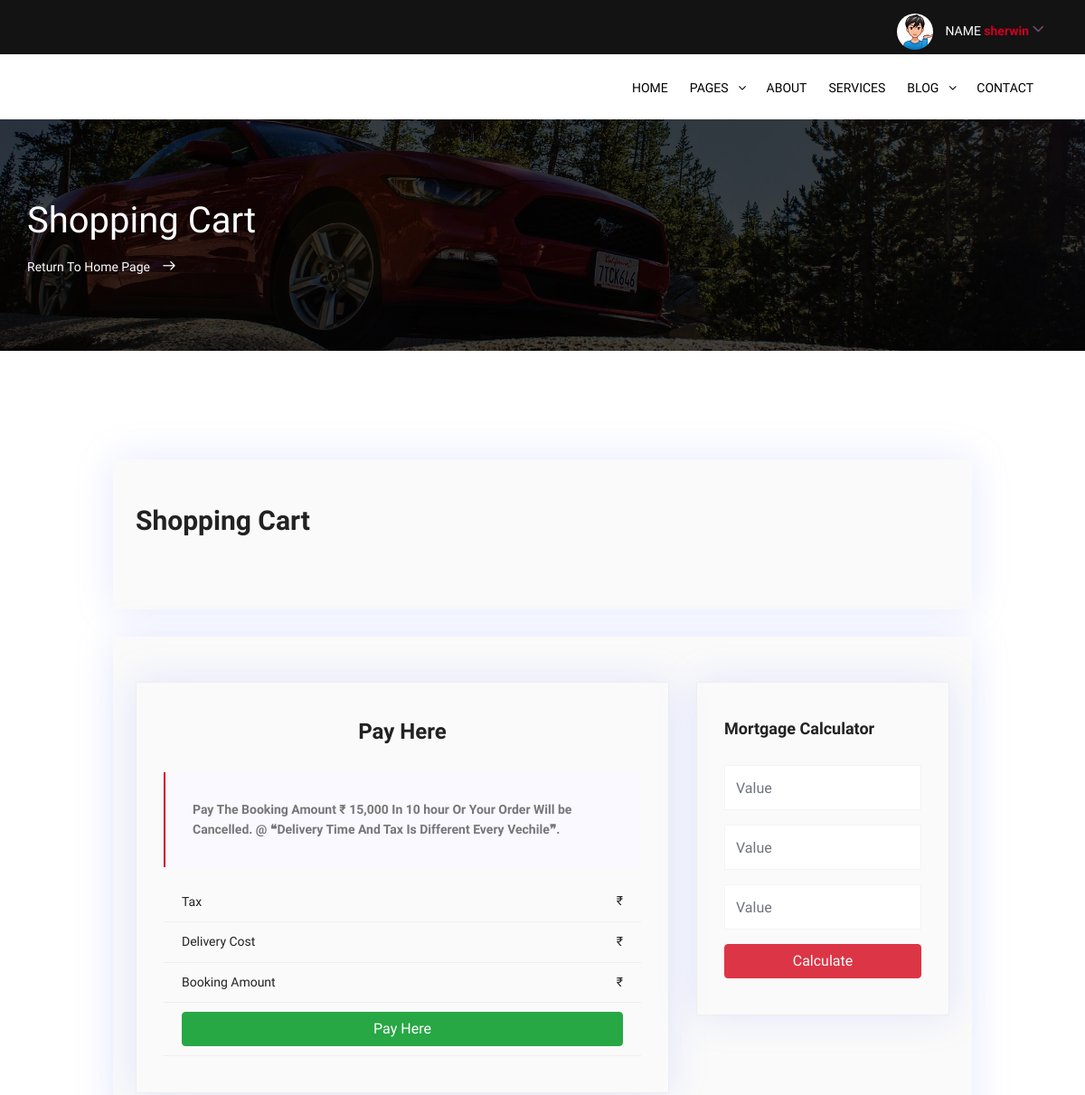
The app's page /cars/shopping_cart/ (signed in, upper part), older data.
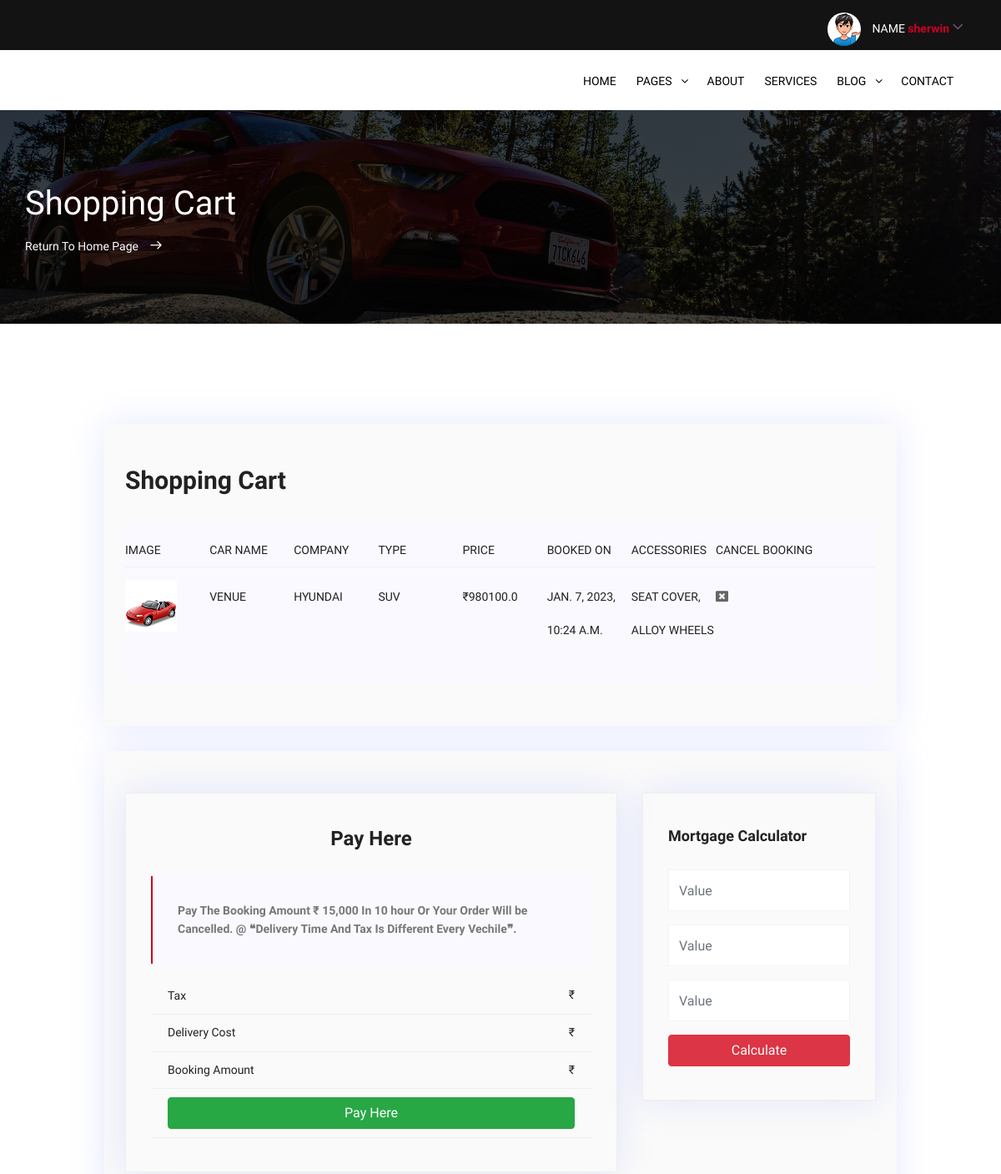
The same page, newer data.
### cars/models.py (models this page shows)
class Order(models.Model):
    class Meta:
        db_table = 'CUSTOMER ORDER DETAILS'
        verbose_name = "Customer Orders"
        verbose_name_plural = "Customer Booking"
    id = models.BigAutoField(
        primary_key= True,
    )
    Address = models.CharField(default=None,null=True,blank=True,max_length=255,verbose_name="House Address Of Customer")
    LicenceIDNumber = models.CharField(default=None,null=True,blank=True,max_length=255,verbose_name="Licence ID Number Of Customer")
    Pincode = models.IntegerField(verbose_name="Pincode Of Customer")
    ContactNumber = models.CharField(default=None,null=True,blank=True,max_length=255,verbose_name="Contact Number Of Customer")
    application_code = models.UUIDField(default = uuid.uuid4,editable = False,verbose_name="Application Id Of Order")
    State = models.CharField(default=None,null=True,blank=True,max_length=255,verbose_name="State")
    City = models.CharField(default=None,null=True,blank=True,max_length=255,verbose_name="City")
    customerid = models.ForeignKey(User ,default=None,on_delete=models.CASCADE,verbose_name="Customer")
    carnameid = models.ForeignKey(DETAILS,on_delete=models.CASCADE,verbose_name="Car Name")
    Date_of_booking = models.DateTimeField(auto_now_add=True,verbose_name="Date Of Booking")
    Accessorieslist = models.TextField(default=None,null=True,verbose_name="Accessories Added")
    tax = models.FloatField(default=None,null=True,verbose_name="Tax Total")
    total = models.FloatField(default=None,null=True,verbose_name="Sum Total Of Car")

class DETAILS(models.Model):
    class Meta:
        db_table = 'CAR DETAILS'
        verbose_name = "Vechile Information"
        verbose_name_plural = "CAR DETAILS"
    id = models.BigAutoField(
        primary_key= True,
    )
    car_name = models.CharField(
        max_length=255,
        verbose_name="Car Name"
        )
    car_type = models.ForeignKey(
        TYPE,on_delete=models.CASCADE,
        verbose_name="Car Type"
        )
    car_company = models.ForeignKey(
        COMPANY,on_delete=models.CASCADE,
        verbose_name="Car Company"
        )
    stock = models.IntegerField(
        verbose_name="Stock Avaliable"
        )
    price = models.IntegerField(
        verbose_name="Price Of Car"
        )
    fuel_efficiency = models.CharField(
        max_length=255,
        verbose_name="Mileage In Kilometers"
        )
    fuel_tank_capacity = models.CharField(
        max_length=255,
        verbose_name="Fuel Tank Capacity In Liter"
        )
    front_suspension = models.CharField(
        max_length=255,
        verbose_name="Suspension Type Front"
        )
    rear_suspension = models.CharField(
        max_length=255,
        verbose_name="Suspension Type Rear"
        )
    tyre_size = models.IntegerField(
        verbose_name="Tyre Size"
        )
    front_brake = models.CharField(
        max_length=255,
        verbose_name="Front Brake Type"
        )
    rear_brake = models.CharField(
        max_length=255,
        verbose_name="Rear Brake Type"
        )
    ground_clearance = models.CharField(
        max_length=255,
        verbose_name="Ground Clearance In mm"
        )
    seating_capacity = models.IntegerField(
        verbose_name="Total Seat"
        )
    boot_capacity = models.IntegerField(
        verbose_name="Capacity Of Boot Space In Liter"
        )
    max_torque = models.IntegerField(
        verbose_name="Max Torque"
        )
    tra = models.TextChoices(
        'tra', 'Manual Automatic',
        )
    trasmission = models.CharField(
        default=None,
        choices=tra.choices,
        null=True,blank=True,
        max_length=255,
        verbose_name="Type Of Trasmission"
        )
    cylinders = models.IntegerField(
        verbose_name="Max Number Of Cylinders"
        )
    engine_cc = models.IntegerField(
        verbose_name="Engine CC Of Car"
        )
    image1 = models.ImageField(
        upload_to="image/media/",
        blank=True,
        null=True,
        verbose_name="Exterior Image Of Car"
        )
    image2 = models.ImageField(
        upload_to="image/media/",
        blank=True,
        null=True,
        verbose_name="Interior Image Of Car"
        )
    image3 = models.ImageField(
        upload_to="image/media/",
        blank=True,
        null=True,
        verbose_name="Total Look"
        )
    fuel = models.TextChoices('fuel',
        'PETROL DIESEL ELETRIC',
    )
    fuel_type = models.CharField(
        default=None,
        choices=fuel.choices,
        null=True,
        blank=True,
        max_length=255,
        verbose_name="What Type Of Energy Using (Fuel TYPE)"
        )
    def __str__(self):
        return self.car_name

### cars/views.py (the view)
# urls.py: path('shopping_cart/', views.shopping_cart, name='shopping_cart'),
def shopping_cart(request):
    if 'username' in request.session:
        customer = Order.objects.filter(customerid=request.user)
        if not customer:
            a = "YOUR CART IS EMPTY"
            return render(request,'shopping_cart.html',{'a':a})
        else:
            carnameid = customer[0].carnameid
            car_company = DETAILS.objects.filter(car_name=carnameid).values('car_company')
            car_company_name = COMPANY.objects.filter(pk=car_company[0].get("car_company")).values('name')
            carscompanynames = car_company_name[0].get("name")
            car_type = DETAILS.objects.filter(car_name=carnameid).values('car_type')
            car_type_name = TYPE.objects.filter(pk=car_type[0].get("car_type")).values('name')
            cartypenames = car_type_name[0].get("name")
            ass_list = ast.literal_eval(customer[0].Accessorieslist)
            a =''
            for i in list(ass_list):
                accssdetail = AdditionalAccessories.objects.get(pk=int(i))
                a +=accssdetail.Product+', '
            a = a[:-2]
            return render(request,'shopping_cart.html',{'customer':customer,'carscompanynames':carscompanynames,'cartypenames':cartypenames,'a':a})
    return redirect('signin')

### cars/templates/shopping_cart.html (shortened to what this page needs)
{% load static %}
<!DOCTYPE html>
<html lang="en">
<head>
        <link rel="stylesheet" href="{% static 'css/linearicons.css' %}">
        <link rel="stylesheet" href="{% static 'css/font-awesome.min.css' %}">
        <link rel="stylesheet" href="{% static 'css/bootstrap.css' %}">
        <link rel="stylesheet" href="{% static 'css/magnific-popup.css' %}">
        <link rel="stylesheet" href="{% static 'css/nice-select.css' %}">
        <link rel="stylesheet" href="{% static 'css/animate.min.css' %}">
        <link rel="stylesheet" href="{% static 'css/owl.carousel.css' %}">
        <link rel="stylesheet" href="{% static 'css/main.css' %}">
    </head>
    <body>
          <header id="header">
              <div class="header-top bg-1">
                <div class="container">
                    <div class="row">
                        <div class="col-md-7 col-xs-12 hide_column">
                        </div>
                        <div class="col-lg-5 col-md-12 col-xs-12">
                            <div class="header-top-right text-right">
                                <ul class="account">
                                    <li>
                                        <a href="#">
                                            <img src="{% static 'img/boogyman.png' %}" alt="">
                                            NAME  <span> {{user.first_name}}
                                            <i class="fa fa-angle-down"></i></span>
                                        </a>
                                    </li>
                                </ul>
                            </div>
                        </div>
                    </div>
                </div>
            </div>
            <div class="header-bottom">
                <div class="container">
                    <div class="row align-items-center d-flex">
                        <div class="col-lg-2 col-md-2">
                            <div id="logo">
                            </div>
                        </div>
                           <div class="col-lg-10 col-md-2">
                          <nav id="nav-menu-container">
                            <ul class="nav-menu float-right">
                              <li class="menu-has-children"><a href="{% url 'index' %}">Home</a>
                              </li>
                              <li class="menu-has-children"><a href="">Pages</a>
                              </li>
                              <li class="menu-has-children"><a href="about_us.html">About</a>
                              </li>
                              <li class="menu-has-children"><a href="services.html">Services</a>
                              </li>
                              <li class="menu-has-children"><a href="blog_home.html">Blog</a>
                              </li>
                              <li class="menu-has-children"><a href="contact.html">Contact</a></li>
                            </ul>
                          </nav>
                      </div>
                    </div>
                </div>
            </div>
          </header>
        <section class="banner-area relative" id="home">
            <div class="overlay overlay-bg"></div>
            <div class="container">
                <div class="row d-flex align-items-center justify-content-center">
                    <div class="about-content col-lg-12">
                        <h1 class="text-white">
                            Shopping Cart
                        </h1>
                        <p class="text-white link-nav mt-3"><a href="{% url 'index' %}">Return To Home Page </a>  <span class="lnr lnr-arrow-right"></span></p>
                    </div>
                </div>
            </div>
        </section>
        <section class="cart_area mb-30 pt-120">
            <div class="container">
                <div class="row d-flex justify-content-center">
                    <div class="cart_content col-lg-10">
                        <div class="cart-top-border">
                            <h2 class="mb-30">Shopping Cart</h2>
                            {% if Order %}
                            <h3 class="generic-blockquote mt-3">{{a}} <i class="fa fa-frown-o" aria-hidden="true"></i></h3>
                            {% else %}
                            {% for Order in customer %}
                            <div class="progress-table-wrap">
                                <div class="progress-table">
                                    <div class="table-head">
                                        <div class="image">Image</div>
                                        <div class="image">Car Name</div>
                                        <div class="image">Company</div>
                                        <div class="image">Type</div>
                                        <div class="image">Price</div>
                                        <div class="image">Booked On</div>
                                        <div class="image">Accessories</div>
                                        <div class="product-details">Cancel Booking</div>
                                    </div>
                                    <div class="table-row">
                                        <div class="image"> <img src="{% static 'img/shopping-cart1.jpg' %}" alt="flag"></div>
                                        <div class="image">{{Order.carnameid}}</div>
                                        <div class="image">{{carscompanynames}}</div>
                                        <div class="image">{{cartypenames}}</div>
                                        <div class="image">₹{{Order.total}}</div>
                                        <div class="image">{{Order.Date_of_booking}}</div>
                                        <div class="image">{{a}}</div>
                                        <div class="product-details"><a href="{% url 'cancelorder' oid=Order.id %}"><i class="fa fa-window-close" aria-hidden="true" style="font-size:15px;"></i></a></div>
                                    </div>
                                </div>
                            </div>
                            {% endfor %}
                            {% endif %}
                        </div>
                    </div>
                </div>
            </div>
        </section>
        <section class="blog-posts-area pb-120">
            <div class="container">
                <div class="row d-flex justify-content-center">
                    <div class="cart_content col-lg-10">
                        <div class="row">
                            <div class="col-lg-8 post-list blog-post-list">
                                <div class="single-widget category-widget">
                                    <h3 class="title text-center">Pay Here</h3>
                                    <blockquote class="generic-blockquote mt-3" style="font-weight: bold;">
                                        Pay The Booking Amount ₹ 15,000 In 10 hour Or Your Order Will be Cancelled. @ ❝Delivery Time And Tax Is Different Every Vechile❞.
                                    </blockquote>
                                    <ul>
                                        <li><a href="#" class="justify-content-between align-items-center d-flex"><h6>Tax</h6> <span>₹</span></a></li>
                                        <li><a href="#" class="justify-content-between align-items-center d-flex"><h6>Delivery Cost</h6> <span>₹</span></a></li>
                                        <li><a href="#" class="justify-content-between align-items-center d-flex"><h6>Booking Amount</h6> <span>₹</span></a></li>
                                        <li><button class="btn btn-success btn-block">Pay Here</button></li>
                                    </ul>
                                </div>
                            </div>
                            <div class="col-lg-4 sidebar">
                                <div class="single-widget search-widget mb-0">
                                    <h4 class="title">Mortgage Calculator</h4>
                                    <input type="text" placeholder="Value" class="mb-3 form-control">
                                    <input type="text" placeholder="Value" class="mb-3 form-control">
                                    <input type="text" placeholder="Value" class="mb-3 form-control">
                                    <button type="submit" class="btn-block btn btn-danger">Calculate</button>
                                </div>
                            </div>
                        </div>
                    </div>
                </div>
            </div>
        </section>
    </body>
</html>

Row changes from the older to the newer data that the page shows:
added Order: carnameid "VENUE", carscompanynames "HYUNDAI", cartypenames "SUV", total "980100.0", Date_of_booking "JAN. 7, 2023, 10:24 A.M.", a "SEAT COVER, ALLOY WHEELS"
